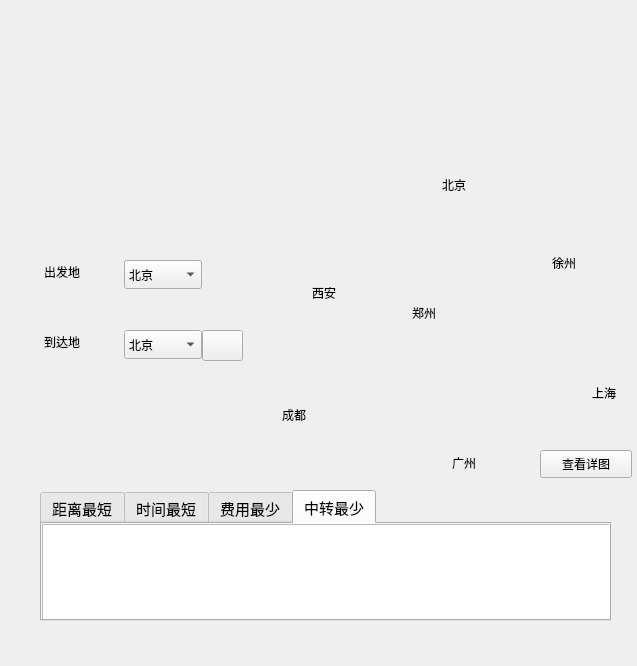
<?xml version="1.0" encoding="UTF-8"?>
<ui version="4.0">
 <class>MyWidget</class>
 <widget class="QWidget" name="MyWidget">
  <property name="geometry">
   <rect>
    <x>0</x>
    <y>0</y>
    <width>637</width>
    <height>666</height>
   </rect>
  </property>
  <property name="windowTitle">
   <string>铁路查询</string>
  </property>
  <property name="styleSheet">
   <string notr="true"/>
  </property>
  <widget class="QComboBox" name="comboBox">
   <property name="geometry">
    <rect>
     <x>124</x>
     <y>260</y>
     <width>78</width>
     <height>29</height>
    </rect>
   </property>
   <property name="mouseTracking">
    <bool>true</bool>
   </property>
   <property name="styleSheet">
    <string notr="true">font: 20pt &quot;Agency FB&quot;;
font: 14pt &quot;幼圆&quot;;</string>
   </property>
   <item>
    <property name="text">
     <string>北京</string>
    </property>
   </item>
   <item>
    <property name="text">
     <string>西安</string>
    </property>
   </item>
   <item>
    <property name="text">
     <string>郑州</string>
    </property>
   </item>
   <item>
    <property name="text">
     <string>徐州</string>
    </property>
   </item>
   <item>
    <property name="text">
     <string>成都</string>
    </property>
   </item>
   <item>
    <property name="text">
     <string>广州</string>
    </property>
   </item>
   <item>
    <property name="text">
     <string>上海</string>
    </property>
   </item>
  </widget>
  <widget class="QLabel" name="label_2">
   <property name="geometry">
    <rect>
     <x>44</x>
     <y>260</y>
     <width>72</width>
     <height>23</height>
    </rect>
   </property>
   <property name="mouseTracking">
    <bool>true</bool>
   </property>
   <property name="styleSheet">
    <string notr="true">font: 20pt &quot;Agency FB&quot;;
font: 14pt &quot;幼圆&quot;;</string>
   </property>
   <property name="text">
    <string>出发地</string>
   </property>
  </widget>
  <widget class="QLabel" name="label_3">
   <property name="geometry">
    <rect>
     <x>44</x>
     <y>330</y>
     <width>72</width>
     <height>25</height>
    </rect>
   </property>
   <property name="mouseTracking">
    <bool>true</bool>
   </property>
   <property name="styleSheet">
    <string notr="true">font: 20pt &quot;Agency FB&quot;;
font: 14pt &quot;幼圆&quot;;</string>
   </property>
   <property name="text">
    <string>&lt;html&gt;&lt;head/&gt;&lt;body&gt;&lt;p&gt;&lt;span style=&quot; color:#000000;&quot;&gt;到达地&lt;/span&gt;&lt;/p&gt;&lt;/body&gt;&lt;/html&gt;</string>
   </property>
  </widget>
  <widget class="QComboBox" name="comboBox_2">
   <property name="geometry">
    <rect>
     <x>124</x>
     <y>330</y>
     <width>78</width>
     <height>29</height>
    </rect>
   </property>
   <property name="mouseTracking">
    <bool>true</bool>
   </property>
   <property name="styleSheet">
    <string notr="true">font: 20pt &quot;Agency FB&quot;;

font: 14pt &quot;幼圆&quot;;</string>
   </property>
   <item>
    <property name="text">
     <string>北京</string>
    </property>
   </item>
   <item>
    <property name="text">
     <string>西安</string>
    </property>
   </item>
   <item>
    <property name="text">
     <string>郑州</string>
    </property>
   </item>
   <item>
    <property name="text">
     <string>徐州</string>
    </property>
   </item>
   <item>
    <property name="text">
     <string>成都</string>
    </property>
   </item>
   <item>
    <property name="text">
     <string>广州</string>
    </property>
   </item>
   <item>
    <property name="text">
     <string>上海</string>
    </property>
   </item>
  </widget>
  <widget class="QPushButton" name="pushButton">
   <property name="geometry">
    <rect>
     <x>202</x>
     <y>330</y>
     <width>41</width>
     <height>31</height>
    </rect>
   </property>
   <property name="cursor">
    <cursorShape>PointingHandCursor</cursorShape>
   </property>
   <property name="mouseTracking">
    <bool>true</bool>
   </property>
   <property name="styleSheet">
    <string notr="true">
border-image: url(:/res/SearchButton2.png);
border-image: url(:/res/SearchButton3.png);
border-image: url(:/res/searchbutton4.png);</string>
   </property>
   <property name="text">
    <string/>
   </property>
  </widget>
  <widget class="QLabel" name="label_4">
   <property name="geometry">
    <rect>
     <x>312</x>
     <y>195</y>
     <width>291</width>
     <height>251</height>
    </rect>
   </property>
   <property name="styleSheet">
    <string notr="true">

border-image: url(:/res/railway1.png);</string>
   </property>
   <property name="text">
    <string/>
   </property>
  </widget>
  <widget class="QLabel" name="label_beijing">
   <property name="geometry">
    <rect>
     <x>442</x>
     <y>175</y>
     <width>51</width>
     <height>20</height>
    </rect>
   </property>
   <property name="styleSheet">
    <string notr="true">font: 9pt &quot;幼圆&quot;;</string>
   </property>
   <property name="text">
    <string>北京</string>
   </property>
  </widget>
  <widget class="QLabel" name="label">
   <property name="geometry">
    <rect>
     <x>210</x>
     <y>40</y>
     <width>241</width>
     <height>61</height>
    </rect>
   </property>
   <property name="styleSheet">
    <string notr="true">border-image: url(:/res/tietle1.png);</string>
   </property>
   <property name="text">
    <string/>
   </property>
  </widget>
  <widget class="QTabWidget" name="tabWidget">
   <property name="geometry">
    <rect>
     <x>40</x>
     <y>490</y>
     <width>571</width>
     <height>131</height>
    </rect>
   </property>
   <property name="font">
    <font>
     <family>幼圆</family>
     <pointsize>11</pointsize>
     <weight>50</weight>
     <italic>false</italic>
     <bold>false</bold>
    </font>
   </property>
   <property name="cursor">
    <cursorShape>ArrowCursor</cursorShape>
   </property>
   <property name="mouseTracking">
    <bool>true</bool>
   </property>
   <property name="styleSheet">
    <string notr="true">font: 11pt &quot;幼圆&quot;;

color: rgb(68, 114, 196);
color: rgb(0, 0, 0);
</string>
   </property>
   <property name="tabPosition">
    <enum>QTabWidget::North</enum>
   </property>
   <property name="currentIndex">
    <number>3</number>
   </property>
   <property name="documentMode">
    <bool>false</bool>
   </property>
   <property name="tabsClosable">
    <bool>false</bool>
   </property>
   <property name="movable">
    <bool>false</bool>
   </property>
   <property name="tabBarAutoHide">
    <bool>false</bool>
   </property>
   <widget class="QWidget" name="tab">
    <property name="styleSheet">
     <string notr="true"/>
    </property>
    <attribute name="title">
     <string>距离最短</string>
    </attribute>
    <widget class="QTextEdit" name="textEdit">
     <property name="geometry">
      <rect>
       <x>0</x>
       <y>0</y>
       <width>611</width>
       <height>131</height>
      </rect>
     </property>
     <property name="styleSheet">
      <string notr="true">font: 14pt &quot;幼圆&quot;;
color: rgb(0, 0, 0);
border-image: url(:/res/background3.png);
background-image: url(:/res/background3.png);
font: 9pt &quot;幼圆&quot;;</string>
     </property>
     <property name="readOnly">
      <bool>true</bool>
     </property>
    </widget>
   </widget>
   <widget class="QWidget" name="tab_2">
    <attribute name="title">
     <string>时间最短</string>
    </attribute>
    <widget class="QTextEdit" name="textEdit_2">
     <property name="geometry">
      <rect>
       <x>0</x>
       <y>0</y>
       <width>611</width>
       <height>131</height>
      </rect>
     </property>
     <property name="styleSheet">
      <string notr="true">font: 14pt &quot;幼圆&quot;;
color: rgb(0, 0, 0);
border-image: url(:/res/background3.png);
background-image: url(:/res/background3.png);
font: 9pt &quot;幼圆&quot;;</string>
     </property>
     <property name="readOnly">
      <bool>true</bool>
     </property>
    </widget>
   </widget>
   <widget class="QWidget" name="tab_3">
    <attribute name="title">
     <string>费用最少</string>
    </attribute>
    <widget class="QTextEdit" name="textEdit_3">
     <property name="geometry">
      <rect>
       <x>0</x>
       <y>0</y>
       <width>611</width>
       <height>131</height>
      </rect>
     </property>
     <property name="styleSheet">
      <string notr="true">font: 14pt &quot;幼圆&quot;;
color: rgb(0, 0, 0);
border-image: url(:/res/background3.png);
background-image: url(:/res/background3.png);
font: 9pt &quot;幼圆&quot;;</string>
     </property>
     <property name="readOnly">
      <bool>true</bool>
     </property>
    </widget>
   </widget>
   <widget class="QWidget" name="tab_4">
    <attribute name="title">
     <string>中转最少</string>
    </attribute>
    <widget class="QTextEdit" name="textEdit_4">
     <property name="geometry">
      <rect>
       <x>0</x>
       <y>0</y>
       <width>611</width>
       <height>131</height>
      </rect>
     </property>
     <property name="styleSheet">
      <string notr="true">font: 14pt &quot;幼圆&quot;;
color: rgb(0, 0, 0);
border-image: url(:/res/background3.png);
background-image: url(:/res/background3.png);
font: 9pt &quot;幼圆&quot;;</string>
     </property>
     <property name="readOnly">
      <bool>true</bool>
     </property>
    </widget>
   </widget>
  </widget>
  <widget class="QLabel" name="label_chengdu">
   <property name="geometry">
    <rect>
     <x>282</x>
     <y>405</y>
     <width>31</width>
     <height>20</height>
    </rect>
   </property>
   <property name="styleSheet">
    <string notr="true">font: 9pt &quot;幼圆&quot;;</string>
   </property>
   <property name="text">
    <string>成都</string>
   </property>
  </widget>
  <widget class="QLabel" name="label_xian">
   <property name="geometry">
    <rect>
     <x>312</x>
     <y>285</y>
     <width>31</width>
     <height>16</height>
    </rect>
   </property>
   <property name="styleSheet">
    <string notr="true">font: 9pt &quot;幼圆&quot;;</string>
   </property>
   <property name="text">
    <string>西安</string>
   </property>
  </widget>
  <widget class="QLabel" name="label_zhengzhou">
   <property name="geometry">
    <rect>
     <x>412</x>
     <y>305</y>
     <width>31</width>
     <height>16</height>
    </rect>
   </property>
   <property name="styleSheet">
    <string notr="true">font: 9pt &quot;幼圆&quot;;</string>
   </property>
   <property name="text">
    <string>郑州</string>
   </property>
  </widget>
  <widget class="QLabel" name="label_guangzhou">
   <property name="geometry">
    <rect>
     <x>452</x>
     <y>455</y>
     <width>31</width>
     <height>16</height>
    </rect>
   </property>
   <property name="styleSheet">
    <string notr="true">font: 9pt &quot;幼圆&quot;;</string>
   </property>
   <property name="text">
    <string>广州</string>
   </property>
  </widget>
  <widget class="QLabel" name="label_xuzhou">
   <property name="geometry">
    <rect>
     <x>552</x>
     <y>255</y>
     <width>31</width>
     <height>16</height>
    </rect>
   </property>
   <property name="styleSheet">
    <string notr="true">font: 9pt &quot;幼圆&quot;;</string>
   </property>
   <property name="text">
    <string>徐州</string>
   </property>
  </widget>
  <widget class="QLabel" name="label_shanghai">
   <property name="geometry">
    <rect>
     <x>592</x>
     <y>385</y>
     <width>31</width>
     <height>16</height>
    </rect>
   </property>
   <property name="styleSheet">
    <string notr="true">font: 9pt &quot;幼圆&quot;;</string>
   </property>
   <property name="text">
    <string>上海</string>
   </property>
  </widget>
  <widget class="QLabel" name="label_5">
   <property name="geometry">
    <rect>
     <x>45</x>
     <y>448</y>
     <width>251</width>
     <height>31</height>
    </rect>
   </property>
   <property name="styleSheet">
    <string notr="true">font: 12pt &quot;幼圆&quot;;</string>
   </property>
   <property name="text">
    <string/>
   </property>
  </widget>
  <widget class="QLabel" name="label_7">
   <property name="geometry">
    <rect>
     <x>452</x>
     <y>195</y>
     <width>21</width>
     <height>21</height>
    </rect>
   </property>
   <property name="styleSheet">
    <string notr="true">border-image: url(:/res/bluePoint1.png);</string>
   </property>
   <property name="text">
    <string/>
   </property>
  </widget>
  <widget class="QLabel" name="label_8">
   <property name="geometry">
    <rect>
     <x>444</x>
     <y>290</y>
     <width>21</width>
     <height>20</height>
    </rect>
   </property>
   <property name="styleSheet">
    <string notr="true">border-image: url(:/res/bluePoint1.png);</string>
   </property>
   <property name="text">
    <string/>
   </property>
  </widget>
  <widget class="QLabel" name="label_9">
   <property name="geometry">
    <rect>
     <x>349</x>
     <y>284</y>
     <width>21</width>
     <height>21</height>
    </rect>
   </property>
   <property name="styleSheet">
    <string notr="true">border-image: url(:/res/bluePoint1.png);</string>
   </property>
   <property name="text">
    <string/>
   </property>
  </widget>
  <widget class="QLabel" name="label_10">
   <property name="geometry">
    <rect>
     <x>312</x>
     <y>384</y>
     <width>21</width>
     <height>21</height>
    </rect>
   </property>
   <property name="styleSheet">
    <string notr="true">border-image: url(:/res/bluePoint1.png);</string>
   </property>
   <property name="text">
    <string/>
   </property>
  </widget>
  <widget class="QLabel" name="label_11">
   <property name="geometry">
    <rect>
     <x>461</x>
     <y>427</y>
     <width>21</width>
     <height>21</height>
    </rect>
   </property>
   <property name="styleSheet">
    <string notr="true">border-image: url(:/res/bluePoint1.png);</string>
   </property>
   <property name="text">
    <string/>
   </property>
  </widget>
  <widget class="QLabel" name="label_12">
   <property name="geometry">
    <rect>
     <x>583</x>
     <y>366</y>
     <width>21</width>
     <height>21</height>
    </rect>
   </property>
   <property name="styleSheet">
    <string notr="true">border-image: url(:/res/bluePoint1.png);</string>
   </property>
   <property name="text">
    <string/>
   </property>
  </widget>
  <widget class="QLabel" name="label_13">
   <property name="geometry">
    <rect>
     <x>541</x>
     <y>277</y>
     <width>21</width>
     <height>21</height>
    </rect>
   </property>
   <property name="styleSheet">
    <string notr="true">border-image: url(:/res/bluePoint1.png);</string>
   </property>
   <property name="text">
    <string/>
   </property>
  </widget>
  <widget class="QPushButton" name="pushButton_2">
   <property name="geometry">
    <rect>
     <x>540</x>
     <y>450</y>
     <width>92</width>
     <height>28</height>
    </rect>
   </property>
   <property name="styleSheet">
    <string notr="true">font: 9pt &quot;幼圆&quot;;</string>
   </property>
   <property name="text">
    <string>查看详图</string>
   </property>
  </widget>
 </widget>
 <resources/>
 <connections/>
</ui>
